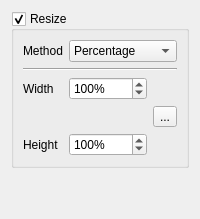
            <widget class="QWidget" name="resizeTab">
             <attribute name="title">
              <string>Resize</string>
             </attribute>
             <layout class="QVBoxLayout" name="verticalLayout_2">
              <item>
               <widget class="QGroupBox" name="groupBox_3">
                <property name="title">
                 <string>Resize</string>
                </property>
                <property name="checkable">
                 <bool>true</bool>
                </property>
                <layout class="QGridLayout" name="gridLayout_5">
                 <item row="2" column="1" colspan="2">
                  <widget class="QSpinBox" name="spinBox_4">
                   <property name="suffix">
                    <string>%</string>
                   </property>
                   <property name="prefix">
                    <string/>
                   </property>
                   <property name="minimum">
                    <number>1</number>
                   </property>
                   <property name="maximum">
                    <number>1000</number>
                   </property>
                   <property name="value">
                    <number>100</number>
                   </property>
                  </widget>
                 </item>
                 <item row="4" column="0">
                  <widget class="QLabel" name="label_7">
                   <property name="text">
                    <string>Height</string>
                   </property>
                  </widget>
                 </item>
                 <item row="2" column="0">
                  <widget class="QLabel" name="label_6">
                   <property name="text">
                    <string>Width</string>
                   </property>
                  </widget>
                 </item>
                 <item row="0" column="0">
                  <widget class="QLabel" name="label_8">
                   <property name="text">
                    <string>Method</string>
                   </property>
                  </widget>
                 </item>
                 <item row="4" column="1" colspan="2">
                  <widget class="QSpinBox" name="spinBox_5">
                   <property name="suffix">
                    <string>%</string>
                   </property>
                   <property name="minimum">
                    <number>1</number>
                   </property>
                   <property name="maximum">
                    <number>1000</number>
                   </property>
                   <property name="value">
                    <number>100</number>
                   </property>
                  </widget>
                 </item>
                 <item row="0" column="1" colspan="3">
                  <widget class="QComboBox" name="comboBox">
                   <item>
                    <property name="text">
                     <string>Percentage</string>
                    </property>
                   </item>
                   <item>
                    <property name="text">
                     <string>Absolute</string>
                    </property>
                   </item>
                  </widget>
                 </item>
                 <item row="3" column="3">
                  <widget class="QToolButton" name="toolButton">
                   <property name="text">
                    <string>...</string>
                   </property>
                  </widget>
                 </item>
                 <item row="1" column="0" colspan="4">
                  <widget class="Line" name="line_5">
                   <property name="orientation">
                    <enum>Qt::Horizontal</enum>
                   </property>
                  </widget>
                 </item>
                </layout>
               </widget>
              </item>
              <item>
               <spacer name="verticalSpacer_3">
                <property name="orientation">
                 <enum>Qt::Vertical</enum>
                </property>
                <property name="sizeHint" stdset="0">
                 <size>
                  <width>20</width>
                  <height>40</height>
                 </size>
                </property>
               </spacer>
              </item>
             </layout>
            </widget>
